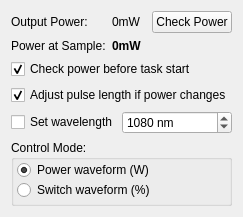
<?xml version="1.0" encoding="UTF-8"?>
<ui version="4.0">
 <class>Form</class>
 <widget class="QWidget" name="Form">
  <property name="geometry">
   <rect>
    <x>0</x>
    <y>0</y>
    <width>218</width>
    <height>190</height>
   </rect>
  </property>
  <property name="windowTitle">
   <string>Form</string>
  </property>
  <layout class="QGridLayout" name="gridLayout_2">
   <item row="0" column="0">
    <widget class="QLabel" name="label_2">
     <property name="text">
      <string>Output Power:</string>
     </property>
    </widget>
   </item>
   <item row="0" column="1">
    <widget class="QLabel" name="outputPowerLabel">
     <property name="text">
      <string>0mW</string>
     </property>
    </widget>
   </item>
   <item row="0" column="2">
    <widget class="QPushButton" name="checkPowerBtn">
     <property name="text">
      <string>Check Power</string>
     </property>
    </widget>
   </item>
   <item row="1" column="0">
    <widget class="QLabel" name="label_3">
     <property name="font">
      <font>
       <weight>50</weight>
       <bold>false</bold>
      </font>
     </property>
     <property name="text">
      <string>Power at Sample:</string>
     </property>
    </widget>
   </item>
   <item row="1" column="1">
    <widget class="QLabel" name="samplePowerLabel">
     <property name="font">
      <font>
       <weight>75</weight>
       <bold>true</bold>
      </font>
     </property>
     <property name="text">
      <string>0mW</string>
     </property>
    </widget>
   </item>
   <item row="4" column="0" colspan="3">
    <widget class="QWidget" name="wavelengthWidget" native="true">
     <layout class="QHBoxLayout" name="horizontalLayout">
      <property name="spacing">
       <number>0</number>
      </property>
      <property name="margin">
       <number>0</number>
      </property>
      <item>
       <widget class="QCheckBox" name="setWavelengthCheck">
        <property name="text">
         <string>Set wavelength</string>
        </property>
       </widget>
      </item>
      <item>
       <widget class="QSpinBox" name="wavelengthSpin">
        <property name="suffix">
         <string> nm</string>
        </property>
        <property name="maximum">
         <number>4000</number>
        </property>
        <property name="singleStep">
         <number>10</number>
        </property>
        <property name="value">
         <number>1080</number>
        </property>
       </widget>
      </item>
     </layout>
    </widget>
   </item>
   <item row="5" column="0" colspan="3">
    <widget class="QGroupBox" name="groupBox">
     <property name="title">
      <string>Control Mode:</string>
     </property>
     <layout class="QGridLayout" name="gridLayout">
      <property name="leftMargin">
       <number>3</number>
      </property>
      <property name="topMargin">
       <number>0</number>
      </property>
      <property name="rightMargin">
       <number>3</number>
      </property>
      <property name="bottomMargin">
       <number>3</number>
      </property>
      <property name="spacing">
       <number>0</number>
      </property>
      <item row="0" column="0">
       <widget class="QRadioButton" name="powerWaveRadio">
        <property name="text">
         <string>Power waveform (W)</string>
        </property>
        <property name="checked">
         <bool>true</bool>
        </property>
       </widget>
      </item>
      <item row="1" column="0">
       <widget class="QRadioButton" name="switchWaveRadio">
        <property name="text">
         <string>Switch waveform (%)</string>
        </property>
       </widget>
      </item>
     </layout>
    </widget>
   </item>
   <item row="3" column="0" colspan="3">
    <widget class="QCheckBox" name="adjustLengthCheck">
     <property name="toolTip">
      <string>If the output power of the laser changes, adjust the length of laser pulses to maintain constant pulse energy.</string>
     </property>
     <property name="text">
      <string>Adjust pulse length if power changes</string>
     </property>
     <property name="checked">
      <bool>true</bool>
     </property>
     <property name="tristate">
      <bool>false</bool>
     </property>
    </widget>
   </item>
   <item row="2" column="0" colspan="3">
    <widget class="QCheckBox" name="checkPowerCheck">
     <property name="text">
      <string>Check power before task start</string>
     </property>
     <property name="checked">
      <bool>true</bool>
     </property>
    </widget>
   </item>
  </layout>
 </widget>
 <resources/>
 <connections/>
</ui>
